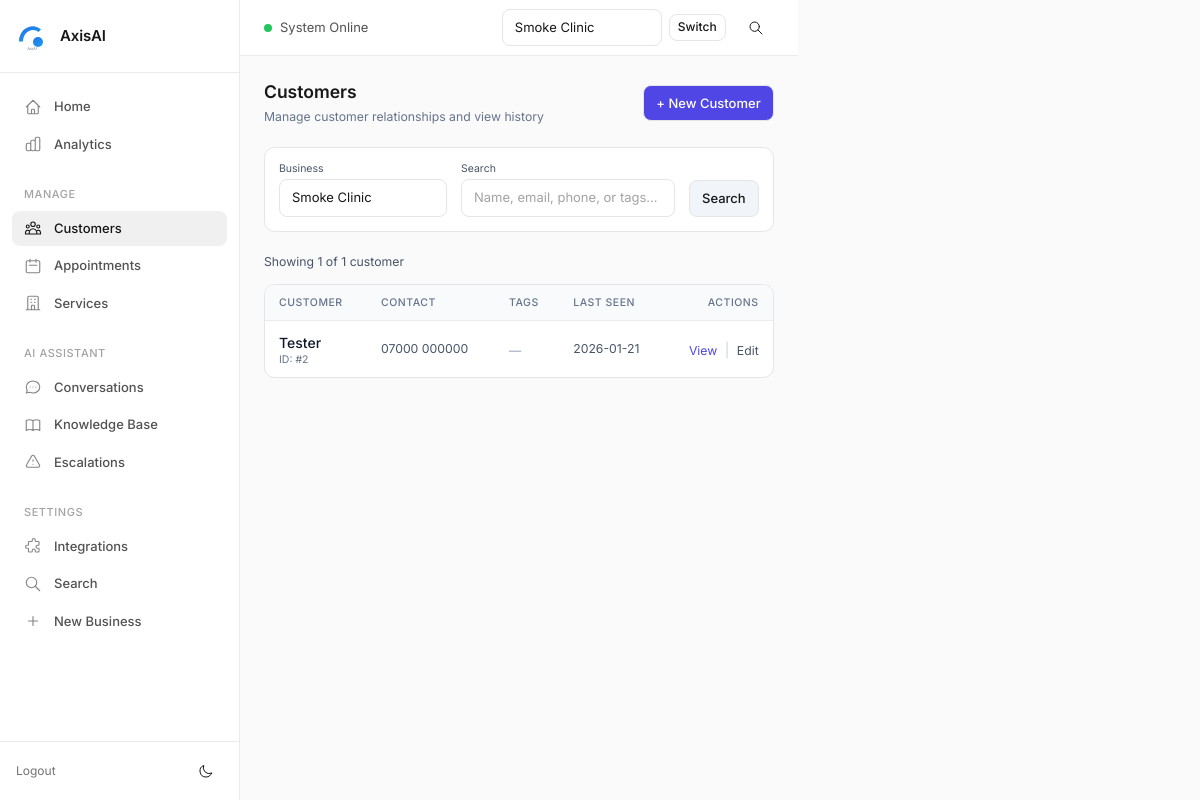
Before: /customers?business_id=10 (signed in) with the older database file.
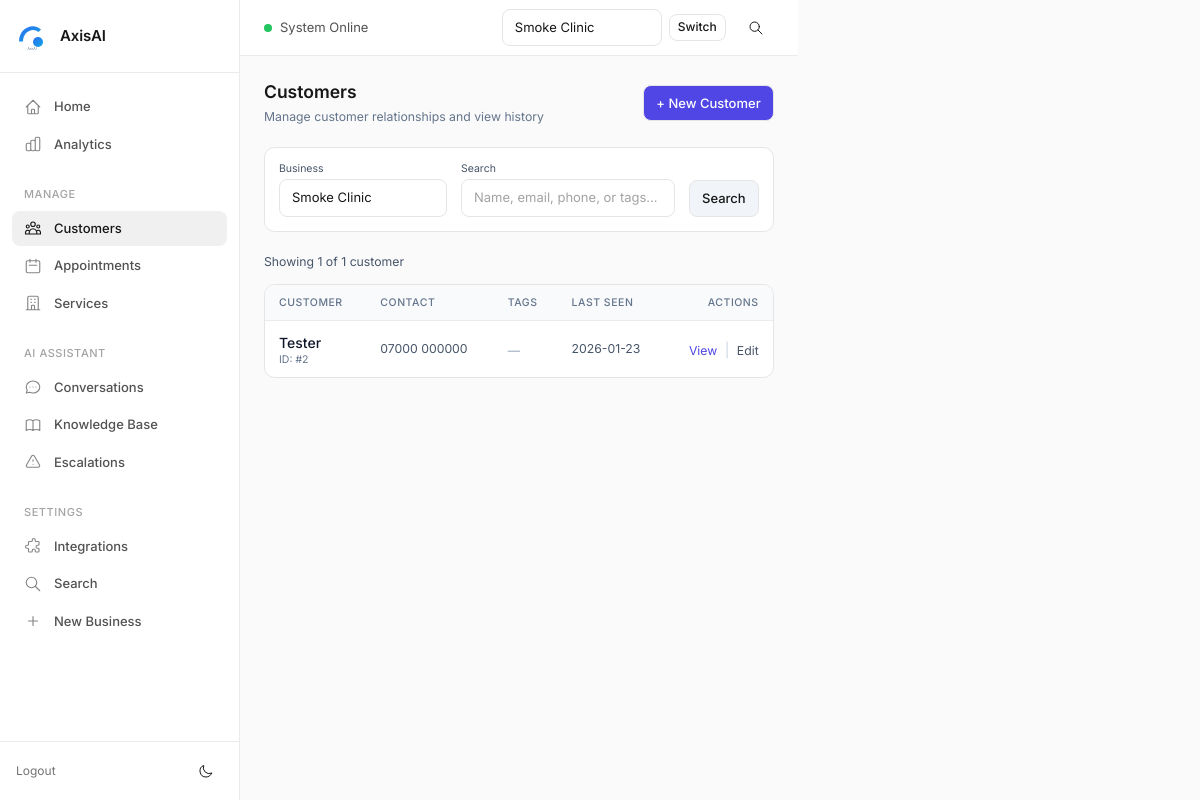
After: the same page with the newer database file.
### tables this page shows
CREATE TABLE customers (
            id INTEGER PRIMARY KEY AUTOINCREMENT,
            business_id INTEGER NOT NULL,
            name TEXT,
            email TEXT,
            phone TEXT,
            notes TEXT,
            tags TEXT,
            first_seen_at TEXT NOT NULL DEFAULT CURRENT_TIMESTAMP,
            last_seen_at TEXT NOT NULL DEFAULT CURRENT_TIMESTAMP,
            total_appointments INTEGER NOT NULL DEFAULT 0,
            total_sessions INTEGER NOT NULL DEFAULT 0,
            created_at TEXT NOT NULL DEFAULT CURRENT_TIMESTAMP,
            updated_at TEXT NOT NULL DEFAULT CURRENT_TIMESTAMP,
            FOREIGN KEY (business_id) REFERENCES businesses(id) ON DELETE CASCADE
        );

### customers_bp.py (the view)
@bp.route("/customers")
def customers_index():
    if _need_login():
        return redirect(url_for("auth.login"))
    bid = safe_int(request.args.get("business_id"))
    query = request.args.get("q", "").strip()
    page = safe_int(request.args.get("page"), default=1, min_val=1)
    per_page = 25
    businesses = list_businesses(limit=500)
    customers = []
    total = 0
    if bid:
        if not _can_access(bid):
            flash("Access denied.", "err")
            return redirect(url_for("customers.customers_index"))
        customers, total = search_customers(
            business_id=bid,
            query=query,
            limit=per_page,
            offset=(page - 1) * per_page
        )
    total_pages = (total + per_page - 1) // per_page if total > 0 else 1
    return render_template(
        "customers.html",
        businesses=businesses,
        business_id=bid,
        customers=customers,
        query=query,
        page=page,
        total_pages=total_pages,
        total=total
    )

### core/authz.py (called while the page is built)
def get_allowed_business_ids_for_user(user) -> List[int]:
    if not user:
        return []
    if user.get("role") == "admin":
        with get_conn() as con:
            return [r["id"] for r in con.execute("SELECT id FROM businesses").fetchall()]
    with get_conn() as con:
        rows = con.execute("SELECT business_id FROM business_users WHERE user_id=?", (user["id"],)).fetchall()
        return [r["business_id"] for r in rows]

def user_can_access_business(user, business_id:int) -> bool:
    return business_id in get_allowed_business_ids_for_user(user)

### core/csrf.py (called while the page is built, shortened)
def _get_token():
    tok = session.get("csrf_token")
    if not tok:
        tok = secrets.token_urlsafe(32)
        session["csrf_token"] = tok
    return tok

def register_csrf(app):
    @app.context_processor
    def inject_csrf():
        return {"csrf_token": _get_token()}
    @app.before_request
    def enforce_csrf():
        if request.method in _EXEMPT_METHODS:
            return

### core/db.py (called while the page is built)
def _table_exists(cur: sqlite3.Cursor, table: str) -> bool:
    r = cur.execute(
        "SELECT 1 FROM sqlite_master WHERE type='table' AND name=? LIMIT 1", (table,)
    ).fetchone()
    return bool(r)

### templates/customers.html (shortened to what the changed rows need)
{% extends "base.html" %}
{% block content %}
<div class="flex items-center justify-between mb-6">
  <div>
    <h1 class="text-xl font-semibold">Customers</h1>
  </div>
</div>
{% if business_id %}
  {% if customers %}
  <div class="bg-white rounded-xl border overflow-hidden">
    <table class="w-full">
      <thead class="bg-slate-50 border-b">
        <tr>
          <th class="text-left text-xs font-medium text-slate-500 uppercase tracking-wider px-4 py-3">Customer</th>
          <th class="text-left text-xs font-medium text-slate-500 uppercase tracking-wider px-4 py-3">Contact</th>
          <th class="text-left text-xs font-medium text-slate-500 uppercase tracking-wider px-4 py-3">Tags</th>
          <th class="text-left text-xs font-medium text-slate-500 uppercase tracking-wider px-4 py-3">Last Seen</th>
          <th class="text-right text-xs font-medium text-slate-500 uppercase tracking-wider px-4 py-3">Actions</th>
        </tr>
      </thead>
      <tbody class="divide-y divide-slate-100">
        {% for c in customers %}
        <tr class="hover:bg-slate-50 transition-colors">
          <td class="px-4 py-3">
            <a href="{{ url_for('customers.customer_detail', customer_id=c['id']) }}" class="font-medium text-slate-900 hover:text-indigo-600">
              {{ c['name'] or 'Unknown' }}
            </a>
            <div class="text-xs text-slate-500">ID: #{{ c['id'] }}</div>
          </td>
          <td class="px-4 py-3">
            {% if c['phone'] %}
            <div class="text-sm text-slate-600">{{ c['phone'] }}</div>
            {% endif %}
          </td>
          <td class="px-4 py-3">
            {% if c['tags'] %}
            <div class="flex flex-wrap gap-1">
              {% for tag in c['tags'].split(',') %}
              {% if tag.strip() %}
              <span class="inline-block px-2 py-0.5 text-xs rounded-full bg-slate-100 text-slate-600">{{ tag.strip() }}</span>
              {% endif %}
              {% endfor %}
            </div>
            {% else %}
            <span class="text-slate-400 text-sm">—</span>
            {% endif %}
          </td>
          <td class="px-4 py-3 text-sm text-slate-600">
            {% if c['last_seen_at'] %}
            {{ c['last_seen_at'][:10] }}
            {% else %}
            —
            {% endif %}
          </td>
          <td class="px-4 py-3 text-right">
            <a href="{{ url_for('customers.customer_detail', customer_id=c['id']) }}" class="text-sm text-indigo-600 hover:underline">View</a>
            <span class="text-slate-300 mx-1">|</span>
            <a href="{{ url_for('customers.customer_edit', customer_id=c['id']) }}" class="text-sm text-slate-600 hover:underline">Edit</a>
          </td>
        </tr>
        {% endfor %}
      </tbody>
    </table>
  </div>
  {% endif %}
{% endif %}
{% endblock %}

Changed rows visible on the page:
changed customers "Tester": last_seen_at "2026-01-21" → "2026-01-23"
